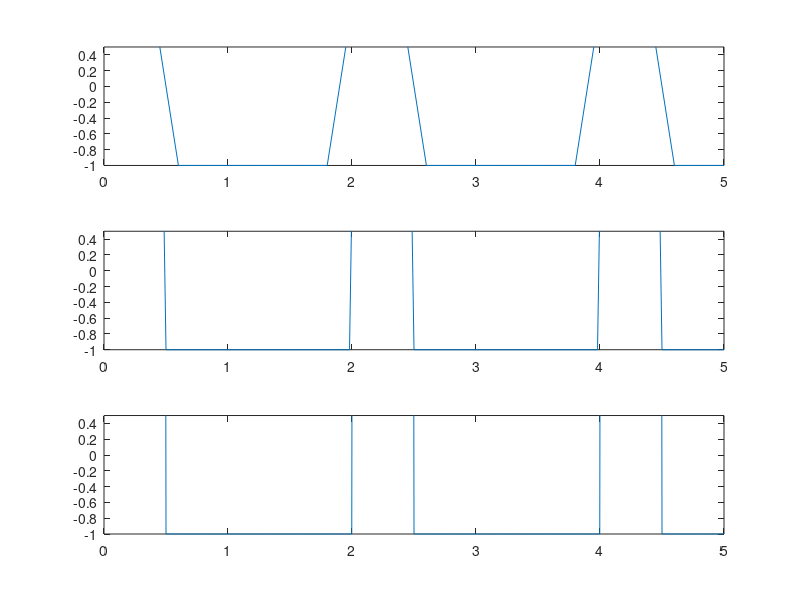

Write MATLAB code to recreate this figure.
T0=2;
f0=1/T0;
t1=0:0.2:5;%rezolutia temporara de 2 ms
t2=0:0.02:5;%rezolutia temporara de 20 ms
t3=0:0.002:5;%rezolutia temporara de 200 ms

x1=square(t1*2*pi*f0,25);
x2=square(t2*2*pi*f0,25);
x3=square(t3*2*pi*f0,25);
% subplot si plot sunt folosite pentru a afisa cele 3 grafice la 3 rezolutii diferite
subplot(3,1,1)
plot(t1,x1)
ylim([-1 0.5])

subplot(3,1,2)
plot(t2,x2)
ylim([-1 0.5])

subplot(3,1,3)
plot(t3,x3)
ylim([-1 0.5])
